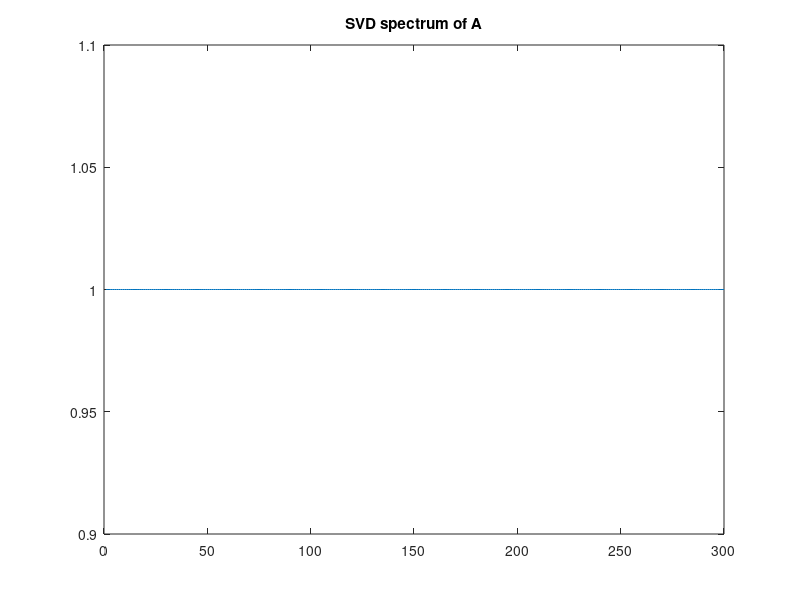

Recreate this plot in MATLAB. (Note: this script raises an error after producing the figure.)
close all;
clear;

%%%%%%%%%%%%%%%%%%%%%%%%%%%%%%%%%%%%%%%%%%%%%%%%%%%%%%%%%%%%%%%%%%%%%%%%%%%
%%%                            Coursework 3                             %%%
%%%%%%%%%%%%%%%%%%%%%%%%%%%%%%%%%%%%%%%%%%%%%%%%%%%%%%%%%%%%%%%%%%%%%%%%%%%

% Fixing the random seed
rng(0,'twister');


%% Constructing matrix A

A = rand(300,1024);

U = orth(A);
V = orth(A');
W = eye(300);
%W = diag(ones(300, 1));

A = U * W * V';


%% Looking at the spectrum of A

figure();
plot(diag(W));
title('SVD spectrum of A');


%% Creating the signal

sig = zeros(1024, 1);

% Selecting only n non-zero values
n = 50;
non_zero_idx = randperm(1024, n);

for kk=1:n
    if(unifrnd(0, 1) > 0.5)
        sig(non_zero_idx(kk)) = 1;
    else
        sig(non_zero_idx(kk)) = -1;
    end
end

%plot(sig);


%% Noisy observations

sigma = 0.05;
b = A * sig + sigma * randn(300, 1);

%plot(b);


%% Optimisation

sig_est = l1eq_pd(zeros(1024, 1), A, A, b);

figure();
plot(sig_est);
hold on;
plot(sig, '+');
hold off;
legend('Estimated', 'Ground truth');
title({'Recovery of a sparse signal with noisy measurements','\sigma = '+string(sigma)})


%% Formula giving us the number of non-zeros

n2 = 300;
m2 = 1024;
abs_U = abs(U);
mu = sqrt(m2)*max(abs_U(:));
C = 0.5;
S = C*(1/(mu.^2))*(n2/(log(m2).^6));


%% Plotting for the number of non-zeros

% 50 elements
sig = zeros(1024, 1);
n = 50;
non_zero_idx = randperm(1024, n);
for kk=1:n
    if(unifrnd(0, 1) > 0.5)
        sig(non_zero_idx(kk)) = 1;
    else
        sig(non_zero_idx(kk)) = -1;
    end
end

% peutetre mettre le noise à f direct plutôt qua l'observation

sigma1 = 0.05;
sigma2 = 0.1;
sigma3 = 0.2;
sigma4 = 0.5;

b1 = A * sig + sigma1 * randn(300, 1);
b2 = A * sig + sigma2 * randn(300, 1);
b3 = A * sig + sigma3 * randn(300, 1);
b4 = A * sig + sigma4 * randn(300, 1);

sig_est1 = l1eq_pd(zeros(1024, 1), A, A, b1);
sig_est2 = l1eq_pd(zeros(1024, 1), A, A, b2);
sig_est3 = l1eq_pd(zeros(1024, 1), A, A, b3);
sig_est4 = l1eq_pd(zeros(1024, 1), A, A, b4);

figure(1);
subplot(221);
plot(sig_est1);
hold on;
plot(sig, '+');
hold off;
legend('Estimated', 'Ground truth');
title('\sigma = '+string(sigma1))
subplot(222);
plot(sig_est2);
hold on;
plot(sig, '+');
hold off;
legend('Estimated', 'Ground truth');
title('\sigma = '+string(sigma2))
subplot(223);
plot(sig_est3);
hold on;
plot(sig, '+');
hold off;
legend('Estimated', 'Ground truth');
title('\sigma = '+string(sigma3))
subplot(224);
plot(sig_est4);
hold on;
plot(sig, '+');
hold off;
legend('Estimated', 'Ground truth');
title('\sigma = '+string(sigma4))
sgtitle('S = 50');

% 100 elements
sig = zeros(1024, 1);
n = 100;
non_zero_idx = randperm(1024, n);
for kk=1:n
    if(unifrnd(0, 1) > 0.5)
        sig(non_zero_idx(kk)) = 1;
    else
        sig(non_zero_idx(kk)) = -1;
    end
end

% peutetre mettre le noise à f direct plutôt qua l'observation

b1 = A * sig + sigma1 * randn(300, 1);
b2 = A * sig + sigma2 * randn(300, 1);
b3 = A * sig + sigma3 * randn(300, 1);
b4 = A * sig + sigma4 * randn(300, 1);

sig_est1 = l1eq_pd(zeros(1024, 1), A, A, b1);
sig_est2 = l1eq_pd(zeros(1024, 1), A, A, b2);
sig_est3 = l1eq_pd(zeros(1024, 1), A, A, b3);
sig_est4 = l1eq_pd(zeros(1024, 1), A, A, b4);

figure(2);
subplot(221);
plot(sig_est1);
hold on;
plot(sig, '+');
hold off;
legend('Estimated', 'Ground truth');
title('\sigma = '+string(sigma1))
subplot(222);
plot(sig_est2);
hold on;
plot(sig, '+');
hold off;
legend('Estimated', 'Ground truth');
title('\sigma = '+string(sigma2))
subplot(223);
plot(sig_est3);
hold on;
plot(sig, '+');
hold off;
legend('Estimated', 'Ground truth');
title('\sigma = '+string(sigma3))
subplot(224);
plot(sig_est4);
hold on;
plot(sig, '+');
hold off;
legend('Estimated', 'Ground truth');
title('\sigma = '+string(sigma4))
sgtitle('S = 100');

% 250 elements
sig = zeros(1024, 1);
n = 250;
non_zero_idx = randperm(1024, n);
for kk=1:n
    if(unifrnd(0, 1) > 0.5)
        sig(non_zero_idx(kk)) = 1;
    else
        sig(non_zero_idx(kk)) = -1;
    end
end

% peutetre mettre le noise à f direct plutôt qua l'observation

b1 = A * sig + sigma1 * randn(300, 1);
b2 = A * sig + sigma2 * randn(300, 1);
b3 = A * sig + sigma3 * randn(300, 1);
b4 = A * sig + sigma4 * randn(300, 1);

sig_est1 = l1eq_pd(zeros(1024, 1), A, A, b1);
sig_est2 = l1eq_pd(zeros(1024, 1), A, A, b2);
sig_est3 = l1eq_pd(zeros(1024, 1), A, A, b3);
sig_est4 = l1eq_pd(zeros(1024, 1), A, A, b4);

figure(3);
subplot(221);
plot(sig_est1);
hold on;
plot(sig, '+');
hold off;
legend('Estimated', 'Ground truth');
title('\sigma = '+string(sigma1))
subplot(222);
plot(sig_est2);
hold on;
plot(sig, '+');
hold off;
legend('Estimated', 'Ground truth');
title('\sigma = '+string(sigma2))
subplot(223);
plot(sig_est3);
hold on;
plot(sig, '+');
hold off;
legend('Estimated', 'Ground truth');
title('\sigma = '+string(sigma3))
subplot(224);
plot(sig_est4);
hold on;
plot(sig, '+');
hold off;
legend('Estimated', 'Ground truth');
title('\sigma = '+string(sigma4))
sgtitle('S = 250');

% 500 elements
sig = zeros(1024, 1);
n = 500;
non_zero_idx = randperm(1024, n);
for kk=1:n
    if(unifrnd(0, 1) > 0.5)
        sig(non_zero_idx(kk)) = 1;
    else
        sig(non_zero_idx(kk)) = -1;
    end
end

% peutetre mettre le noise à f direct plutôt qua l'observation

b1 = A * sig + sigma1 * randn(300, 1);
b2 = A * sig + sigma2 * randn(300, 1);
b3 = A * sig + sigma3 * randn(300, 1);
b4 = A * sig + sigma4 * randn(300, 1);

sig_est1 = l1eq_pd(zeros(1024, 1), A, A, b1);
sig_est2 = l1eq_pd(zeros(1024, 1), A, A, b2);
sig_est3 = l1eq_pd(zeros(1024, 1), A, A, b3);
sig_est4 = l1eq_pd(zeros(1024, 1), A, A, b4);

figure(4);
subplot(221);
plot(sig_est1);
hold on;
plot(sig, '+');
hold off;
legend('Estimated', 'Ground truth');
title('\sigma = '+string(sigma1))
subplot(222);
plot(sig_est2);
hold on;
plot(sig, '+');
hold off;
legend('Estimated', 'Ground truth');
title('\sigma = '+string(sigma2))
subplot(223);
plot(sig_est3);
hold on;
plot(sig, '+');
hold off;
legend('Estimated', 'Ground truth');
title('\sigma = '+string(sigma3))
subplot(224);
plot(sig_est4);
hold on;
plot(sig, '+');
hold off;
legend('Estimated', 'Ground truth');
title('\sigma = '+string(sigma4))
sgtitle('S = 500');


%% Changing the spectrum of A

W = diag(exp(-(1:300)/50));

A = U * W * V';


%% Looking at the new spectrum of A

figure();
plot(diag(W));
title('SVD spectrum of A');

%% Noisy observations

sigma = 0.001;
b = A * sig + sigma * randn(300, 1);

%plot(b);


%% Optimisation

sig_est = l1eq_pd(zeros(1024, 1), A, A, b);

figure();
plot(sig_est);
hold on;
plot(sig, '+');
hold off;
legend('Estimated', 'Ground truth');
title({'Recovery of a sparse signal with noisy measurements','\sigma = '+string(sigma)})
%title('Recovery of a sparse signal without noise')




